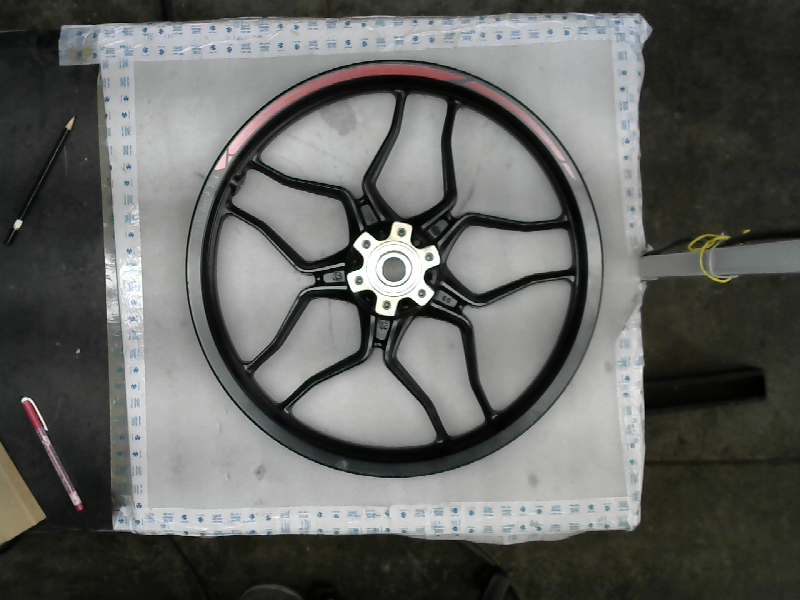
#> input picture tempimg_mattred.png, 800 x 600 px, found by its file name
$ python Tempmatch_rim.py
#> lines starting #> are read from the running program, lines starting #| are printed output that depends on the picture; after the words box and inside, x2 and y2 are one past the last pixel; in counts of white or black regions, pixels touching at a corner belong together
import cv2

cap=cv2.VideoCapture(0,cv2.CAP_DSHOW)
cap.set(cv2.CAP_PROP_FRAME_WIDTH,780)
cap.set(cv2.CAP_PROP_FRAME_HEIGHT,1270)
cv2.namedWindow("camera test")
img_counter=0

img1=cv2.imread(r"C:\Users\asannidhi\Desktop\tempimg_mattred.png")
#> img1 is the input picture: shape (600, 800, 3); mean B, G, R 97.3, 100, 99.2
template1 = img1[50:200,200:600]
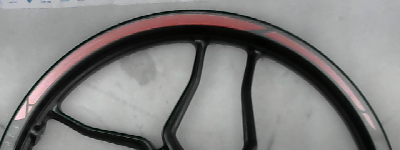
#> template1: shape (150, 400, 3); mean B, G, R 128.4, 128.7, 130.4
img2=cv2.imread(r"C:\Users\asannidhi\Desktop\tempimg_glossyred.png")
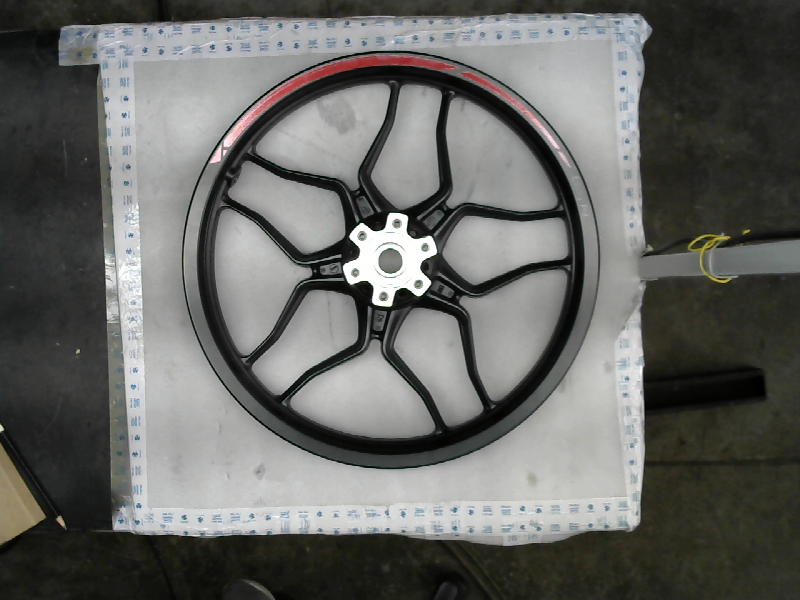
#> input picture tempimg_glossyred.png, 800 x 600 px, found by its file name
#> img2 is the input picture: shape (600, 800, 3); mean B, G, R 100.3, 103.2, 102.6
template2 = img2[50:200,200:600]
img3=cv2.imread(r"C:\Users\asannidhi\Desktop\tempimg_plasmablue.png")
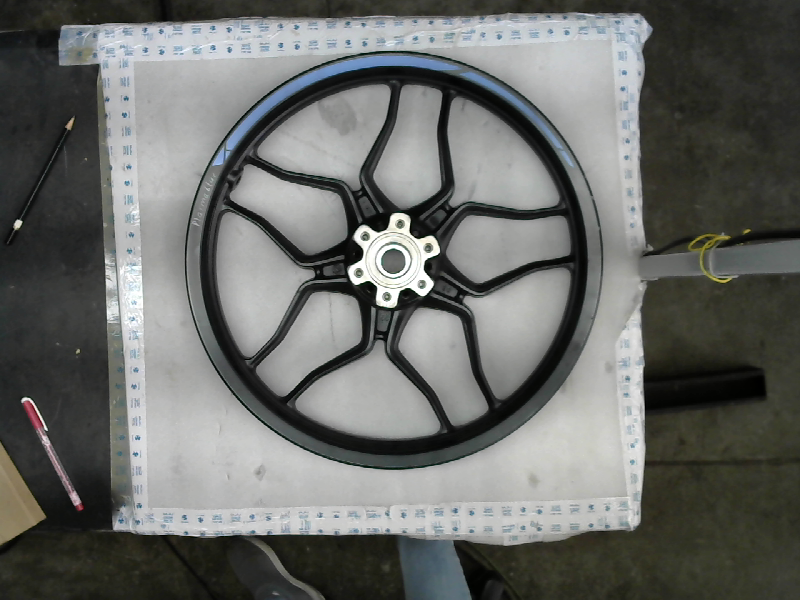
#> input picture tempimg_plasmablue.png, 800 x 600 px, found by its file name
#> img3 is the input picture: shape (600, 800, 3); mean B, G, R 104, 106.9, 105.2
template1 = img3[50:200,200:600]
while True:
    ret,frame=cap.read()
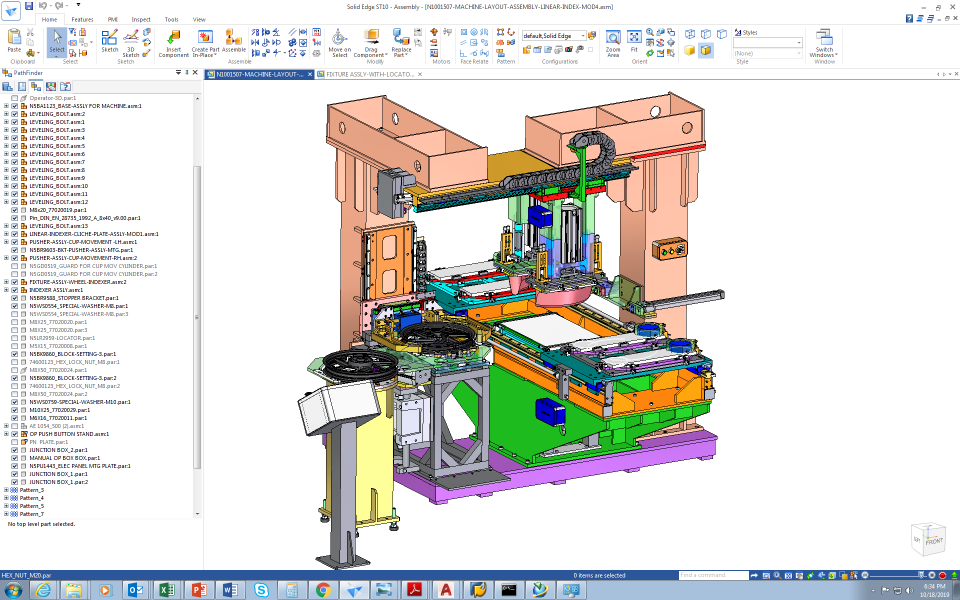
#> input picture padprinting-setup1.png, 1920 x 1200 px, given in place of the camera (shown at 1/2 size)
#> frame is the input picture: shape (1200, 1920, 3); mean B, G, R 215.2, 218.8, 219.9
    top_left=(180,45)
    bottom_right=(620,220)
    cv2.rectangle(frame,top_left, bottom_right, 255, 2)
#> frame: shape (1200, 1920, 3); 0.16% of pixels changed, all inside (x1, y1, x2, y2) = (179, 44, 622, 222)
    areacov = frame[45:220, 180:620]
    imageGray = cv2.cvtColor(areacov, cv2.COLOR_RGB2GRAY)
    ret1,thresh1 = cv2.threshold(imageGray,100,255,cv2.THRESH_BINARY)
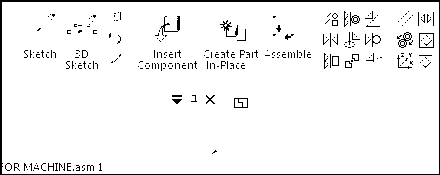
#> thresh1: shape (175, 440); 94.9% white; 265 black regions (242 under 20 px), largest, box (x1, y1, x2, y2) and area: (0, 0, 440, 175) 1838, (160, 16, 180, 36) 94, (220, 20, 238, 37) 87

    templateGray1 = cv2.cvtColor(template1, cv2.COLOR_RGB2GRAY)
    ret21,thresh21 = cv2.threshold(templateGray1,100,255,cv2.THRESH_BINARY)
#> thresh21: shape (150, 400); 75.6% white; 7 black regions (5 under 20 px), largest, box (x1, y1, x2, y2) and area: (10, 16, 378, 150) 12907, (0, 1, 393, 146) 1753
    templateGray2 = cv2.cvtColor(template2, cv2.COLOR_RGB2GRAY)
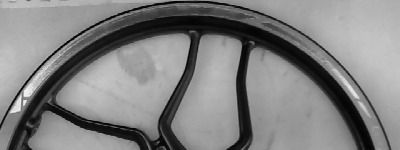
#> templateGray2: shape (150, 400); min 1, max 247, mean 129.2
    ret22,thresh22 = cv2.threshold(templateGray2,100,255,cv2.THRESH_BINARY)
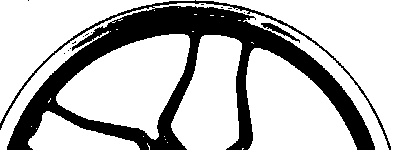
#> thresh22: shape (150, 400); 74.4% white; 14 black regions (12 under 20 px), largest, box (x1, y1, x2, y2) and area: (0, 0, 391, 150) 15192, (261, 23, 300, 43) 170
#> (the run stopped early here; a loop or call above may not have finished)
